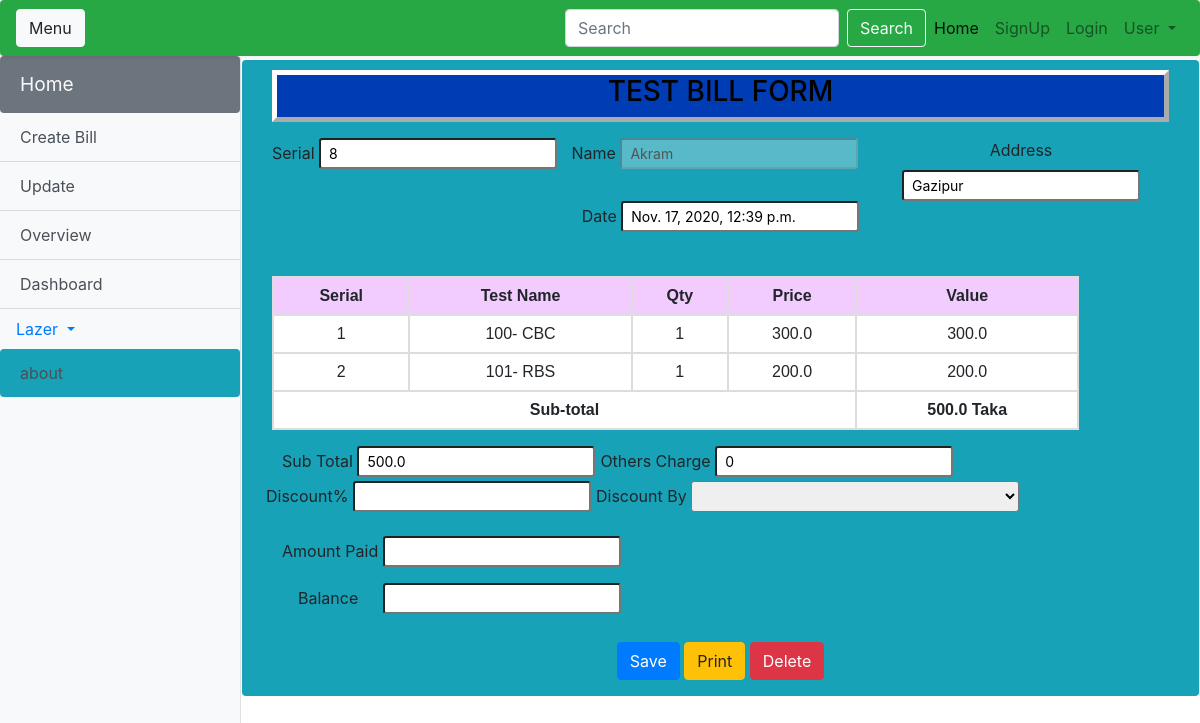
/order_summary, run on the app's committed database.
### pathology/models.py (models this page shows, shortened)
class Consumer(models.Model):
	name = models.CharField(max_length=30)
	address = models.CharField(max_length=50)
	age = models.CharField(max_length=6, null=True, blank=True)
	gender = models.CharField(max_length=6, null=True, blank=True)
	mobile = models.CharField(max_length=11, null=True, blank=True)
	ReferredBy = models.ForeignKey(Referred, on_delete=models.CASCADE, blank=True, null=True)

class Order(models.Model):
	name = models.ForeignKey(Consumer, on_delete=models.CASCADE)
	ref_code = models.CharField(max_length=20, blank=True, null=True)
	items = models.ManyToManyField(OrderItem)
	start_date = models.DateTimeField(auto_now_add=True)
	ordered_date = models.DateTimeField()
	ordered = models.BooleanField(default=False)
	payment = models.ForeignKey('Payment', on_delete=models.CASCADE, blank=True, null=True)
	def get_total(self):
		total = 0
		for order_item in self.items.all():
			total += order_item.value
		return total

class OrderItem(models.Model):
	name = models.ForeignKey(Consumer, on_delete=models.CASCADE)
	ordered = models.BooleanField(default=False)
	item = models.ForeignKey(Item, on_delete=models.CASCADE)
	quantity = models.IntegerField(default=1)
	value= models.FloatField()
	def get_total_item_price(self):
		return self.value

class Item(models.Model):
	title = models.CharField(max_length=100)
	description = models.TextField()
	category = models.CharField(choices=CATEGORY_CHOICES, max_length=100)
	price = models.FloatField()
	slug = models.SlugField()

### pathology/views.py (the view)
# urls.py: path('order_summary', views.OrderSummary.as_view(), name='order_summary'),
class OrderSummary(View):
	def get(self, *args, **kwargs):
		try:
			obj= Consumer.objects.filter().order_by('-id')[0]
			order = Order.objects.get(name=obj.id, ordered=False)
			ref = Referred.objects.all()
			context = {
			'object':order,
			'obj':obj,
			'ref': ref,
			}
			return render(self.request, "pathology/order_summary.html", context)
		except ObjectDoesNotExist:
			return render(self.request,'pathology/order_summary.html', {'msg':"কোন অর্ডার নেই।"})

### pathology/templates/pathology/order_summary.html (shortened to what this page needs)
{% extends 'pathology/base.html' %}
{% block content %}
<head>
{% load static %}
</head>
<div class="container  py-1">
  <div class="row bg-info rounded" id="row_container">
    <div class="col-md-12 ">
		<div class="col-md-12 order-md-1">
		<div class="header headercolor"><h3>TEST BILL FORM</h3></div>
<form action="{% url 'payment' %}" method="post" target="print_popup"
onsubmit="window.open('about:blank','print_popup','width=1000,height=800');">
  <div class="form-row py-3">
    <div class="col-">
    	<label for="serial_id">Serial</label>
      	<input type="text" class="form-control:focus form-control-sm" name="serial_id" id="serial_id" placeholder="input serial" value="{{ obj.id }}">
    </div>
    <div class="col">
    	<label for="name_id">Name</label>
     	<input type="text" class="form-control:focus form-control-sm" id="name_id" placeholder="Name" value="{{ obj.name }}" disabled>
    </div>
    <div class="col">
    	<label for="name_id">Address</label>
     	<input type="text" class="form-control:focus form-control-sm" id="name_id" placeholder="Name" value="{{ obj.address }}">
    </div>
    <div class="col">
    	<label for="date_id">Date</label>
      	<input type="text" class="form-control:focus form-control-sm" id= "date_id"placeholder="Date" value="{{ object.ordered_date }}">
    </div>
  </div>
<br>
<table style="width:90%; background-color: white;text-align:center;">
	<tr style="background-color: #f3ccff;">
		<th>Serial</th>
		<th>Test Name</th>
		<th>Qty</th>
		<th>Price</th>
		<th>Value</th>
	</tr>
		{% for order_item in object.items.all %}
    <tr>
        	<td>{{ forloop.counter }}</td>
        	<td>{{ order_item.item.title }}</td>
        	<td>{{ order_item.quantity }}</td>
        	<td>{{ order_item.item.price }}</td>
        	<td>{{ order_item.get_total_item_price }}</td>
    </tr>
		{% endfor %}
    <tr>
        <td colspan="4"><b>Sub-total</b></td>
        <td colspan="5"><strong>{{ object.get_total }} Taka</strong></td>
    </tr>
</table>
</body>
</html>
<div class="column-5">
<div class="form-row col- py-3 ml-4">
	<div class="ml-3">
    	<label for="sub_total">Sub Total</label>
     	<input type="text" class="form-control:focus form-control-sm" name="sub_total" id="sub_total" value="{{ object.get_total }}" onkeyup="AutoCalc(this)" readonly>
    </div>
    <div class="col-">
    	<label for="other_charge">Others Charge</label>
     	<input type="text" class="form-control:focus form-control-sm" id="other_charge"  name="other_charge" onkeyup="AutoCalc(this)" autocomplete="off" value=0 required>
    </div>
    <div>
    	<label for="">Discount% </label>
     	<input type="text" class="form-control:focus form-control-sm" id="discount_percent" name="discount_percent" onkeyup="AutoCalc(this)" autocomplete="off" required>
    </div>
    <div class="col-">
    	<label for="discunt_by">Discount By</label>
      	<select class="form-control:focus form-control-sm" id="discunt_by" name="ref_by" required>
			<option></option>
				{% for any in ref %}
			<option name="ref_by" value="{{any.pk}}">{{ any.name }}</option>
				{% endfor %}
		</select>
	</div>
</div>
<div class="form-row ml-4 py-1">
    <div class="ml-3" >
    	<label for="amount_paid">Amount Paid</label>
     	<input class="form-control:focus form-control-sm"type="text" id="amount_paid" name="amount_paid" onkeyup="AutoCalc(this)" autocomplete="off" required>
    </div>
</div>
<div class="form-row ml-5 py-2">
    <div class="ml-2">
    	<label for="tota">Balance &emsp;</label>
      	<input class="form-control:focus form-control-sm" type="text" id="total" name="total" readonly>
    </div>
</div>
<div class="py-3">
<button class="btn btn-primary" type="submit">Save</button>
<button class="btn btn-warning" type="submit">Print</button>
 <button1 class="btn btn-danger" onclick="document.getElementById('id01').style.display='block'">Delete</button1>
</div>
     </div>
{% endblock %}

### pathology/templates/pathology/base.html (shortened to what this page needs)
{% load static %}
<!DOCTYPE html>
<html lang="en">
<head>
  <link href="{% static 'assets/bootstrap/css/bootstrap.min.css' %}" rel="stylesheet">
  <link href="{% static 'assets/simple-sidebar.css' %}" rel="stylesheet">
</head>
<body>
	<div>
      <nav class="navbar navbar-expand-lg navbar-light bg-success rounded shadow-sm">
        <button class="btn btn-light" id="menu-toggle">Menu</button>
        <div class="collapse navbar-collapse" id="navbarSupportedContent">
          <ul class="navbar-nav ml-auto mt-2 mt-lg-0">
		  <form class="form-inline mt-2 mt-md-0">
        <input class="form-control mr-sm-2" type="text" placeholder="Search" aria-label="Search">
        <a href="{% url 'update' %}" class="btn btn-outline-light my-2 my-sm-0" type="submit">Search</a>
		</form>
            <li class="nav-item active">
              <a class="nav-link" href="{% url 'testbill' %}">Home <span class="sr-only">(current)</span></a>
            </li>
            <li class="nav-item">
              <a href="{% url 'signup' %}" class="nav-link">SignUp</a>
            </li>
            <li class="nav-item">
              <a href="{% url 'login' %}" class="nav-link">Login</a>
            </li>
            <li class="nav-item dropdown">
              <a class="nav-link dropdown-toggle" href="#" id="navbarDropdown" role="button" data-toggle="dropdown" aria-haspopup="true" aria-expanded="false">
                User
              </a>
            </li>
          </ul>
        </div>
      </nav>
	  </div>
<div class="d-flex" id="wrapper">
    <div class="border-right bg-light rounded" id="sidebar-wrapper">
      <div class="sidebar-heading bg-secondary text-light rounded"> Home</div>
      <div class="list-group list-group-flush">
        <a href="{% url 'testbill' %}" class="list-group-item list-group-item-action bg-light">Create Bill</a>
        <a href="{% url 'update' %}" class="list-group-item list-group-item-action bg-light">Update</a>
        <a href="{% url 'overview' %}" class="list-group-item list-group-item-action bg-light">Overview</a>
        <a href="{% url 'dashboard' %}" class="list-group-item list-group-item-action bg-light">Dashboard</a>
		<a class="nav-link dropdown-toggle" href="#" id="navbarDropdown" role="button" data-toggle="dropdown" aria-haspopup="true" aria-expanded="false">
                Lazer
              </a>
		<a href="#" class="list-group-item list-group-item-action bg-info rounded">about</a>
      </div>
 </div>
{% block content %}
{% endblock %}
</body>
</html>

### static/assets/simple-sidebar.css (style rules this page uses)
#wrapper { overflow-x: hidden; }
#sidebar-wrapper { min-height: 100vh; margin-left: -15rem; -webkit-transition: margin .25s ease-out; -moz-transition: margin .25s ease-out; -o-transition: margin .25s ease-out; transition: margin .25s ease-out; }
#sidebar-wrapper .sidebar-heading { padding: 0.875rem 1.25rem; font-size: 1.2rem; }
#sidebar-wrapper .list-group { width: 15rem; }
@media (min-width: 768px) { #sidebar-wrapper { margin-left: 0; } }

### pathology/templates/pathology/order_summary.html (style rules this page uses)
.header { border: 5px outset white; background-color: #003cb3; text-align: center; color:white; margin-top: 10px; }
table { font-family: arial, sans-serif; border-collapse: collapse; width: 100%; }
td, th { border: 2px solid #dddddd; padding: 6px; text-align: center; }
* { box-sizing: border-box; }
.headercolor { width:100%; height:100%; color:black; font-weight:bold; animation: myanimation 10s infinite; }
.container { padding: 16px; text-align: center; }

### data on the page
Consumer: serial_id "8", name "Akram", address "Gazipur"
Order: ordered_date "Nov. 17, 2020, 12:39 p.m.", get_total "500.0", sub_total "500.0"
OrderItem: item "100- CBC", quantity "1", item.price "300.0", get_total_item_price "300.0"
OrderItem: item "101- RBS", quantity "1", item.price "200.0", get_total_item_price "200.0"
